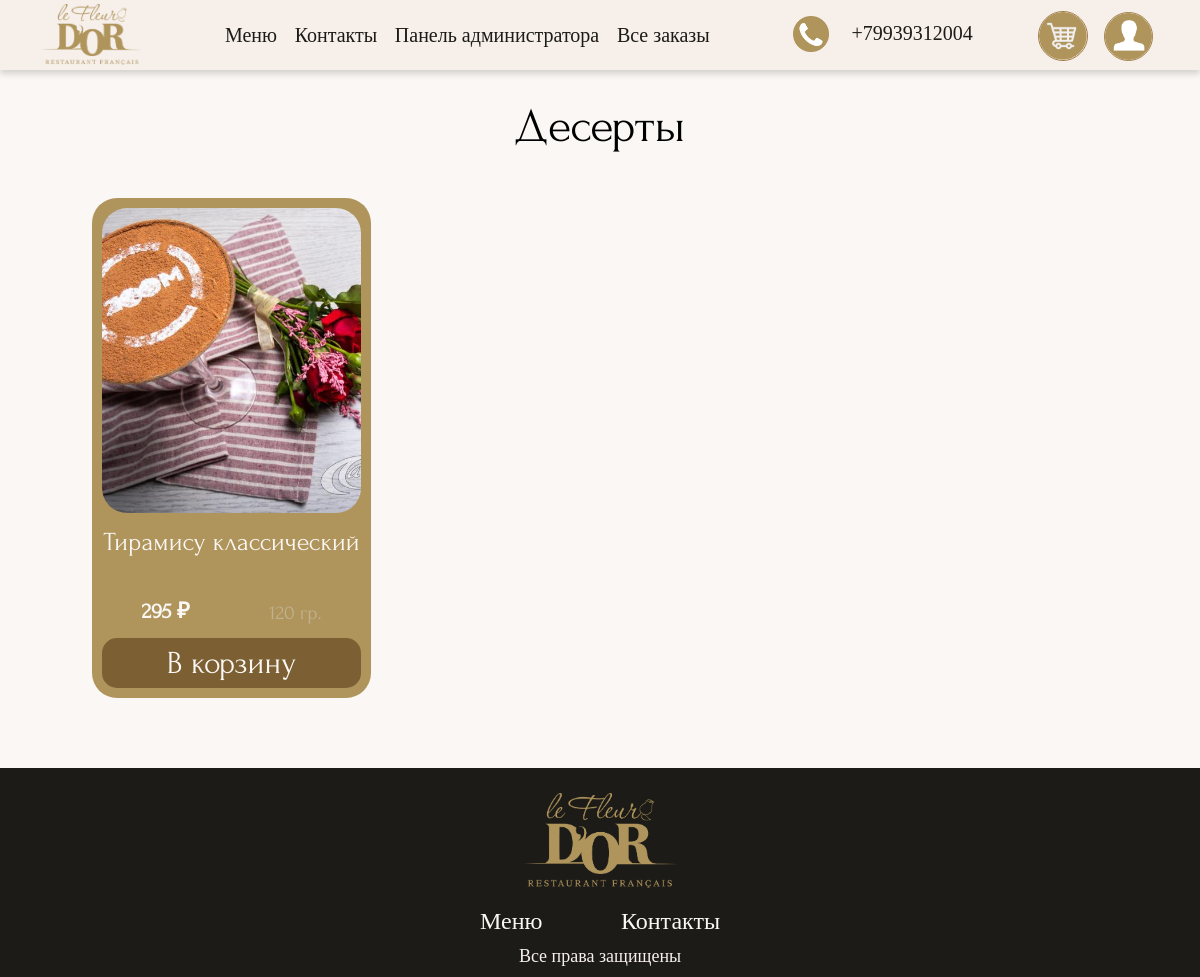
Screenshot of /dessert.php (signed in) with the database file from the repository.
### tables this page shows
CREATE TABLE `kategory` (
  `id_kategory` int(11) NOT NULL,
  `name_kategory` varchar(255) NOT NULL,
  `photo_kategory` varchar(512) NOT NULL,
  `link_kategory` varchar(255) NOT NULL
);

CREATE TABLE `product` (
  `id_product` int(11) NOT NULL,
  `name_product` varchar(255) NOT NULL,
  `price_product` int(11) NOT NULL,
  `weight_product` varchar(255) NOT NULL,
  `units_product` varchar(255) NOT NULL,
  `photo_product` varchar(255) NOT NULL,
  `name_kategory` int(11) NOT NULL,
  `popular_product` int(11) DEFAULT '0'
);

### dessert.php (the view, shortened to what this page needs)
<?php include 'template/head.php'; ?>
<?php include 'template/nav.php'; ?>
    <main>
        <div class="menu-container container">
            <div class="title">
                <?php
                include ("connect.php");
                $sql = mysqli_query($connection1, "SELECT * FROM kategory WHERE id_kategory = 6");
                while ($result = mysqli_fetch_array($sql)) {
                echo "<h2>{$result['name_kategory']}</h2>";}
                ?>
            </div>
            <div class="items">
            <?php
            include ("connect.php");
            $sql = mysqli_query($connection1, "SELECT * FROM product WHERE name_kategory = 6");
            while ($result = mysqli_fetch_array($sql)) {
                echo "<div class='item'>
                <div class='item-photo'>
                <img src={$result['photo_product']} alt=''>
            </div>
            <div class='item-info'>
                <h3>{$result['name_product']}</h3>
                <div>
                <div class='price-weight'>
                <h4>{$result['price_product']} ₽</h4>
                <p>{$result['weight_product']} {$result['units_product']}</p>
                </div>
                <div class='add-korz'>
                    <input type='hidden' name='id_product' value='{$result['id_product']}'>
                    <button id='{$result['id_product']}' onclick='addCart{$result['id_product']}()' class='add-korz-btn' type='submit' name='submit'>В корзину</button>
                </div>
                </div>
            </div>";
            echo "</div>";
            }
            ?>
            </div>
        </div>
    </main>
<?php include 'template/footer.php'; ?>

### css/styles.css (style rules this page uses)
h1,h2,h3,h4,h5,h6,p,div,body,ul,li,ol { padding: 0; margin: 0; }
body,* { box-sizing: border-box; font-family: Forum; }
body { background-color: #FAF7F4; }
.container { width: 1300px; margin: 0 auto; }
.title h2 { color: #000; font-family: Forum; font-size: 48px; font-style: normal; font-weight: 400; line-height: normal; text-align: center; }
.items { display: flex; flex-wrap: wrap; justify-content: flex-start; }
.item { width: 25%; background-color: #AF955C; padding: 10px; border-radius: 25px; margin-right: 50px; margin-left: 50px; margin-top: 45px; }
.item-info { height: 160px; margin-top: 15px; display: flex; flex-direction: column; justify-content: space-between; }
.add-korz-btn { width: 100%; height: 50px; border-radius: 15px; background: #7C6033; border: solid #7C6033; margin: 0 auto; position: relative; cursor: pointer; color: #FAF7F4; text-align: center; font-family: Forum; font-size: 32px; font-style: normal; font-weight: 400; line-height: normal; }
.menu-container { padding-top: 100px; padding-bottom: 70px; }
.item .item-photo img { width: 100%; border-radius: 25px; height: 305px; object-fit: cover; }
.item .item-info h3 { color: #FAF7F4; text-align: center; font-family: Forum; font-size: 26px; font-style: normal; font-weight: 400; line-height: normal; }
.item .price-weight { display: flex; justify-content: space-around; padding-bottom: 10px; }
.item .price-weight h4 { font-size: 22px; font-weight: bold; color: #FAF7F4; }
.item .price-weight p { color: #c1b291; font-size: 20px; }

### rows the page displays
kategory: name_kategory "Десерты"
product: photo_product (picture), name_product "Тирамису классический", price_product "295", weight_product "120", units_product "гр."
